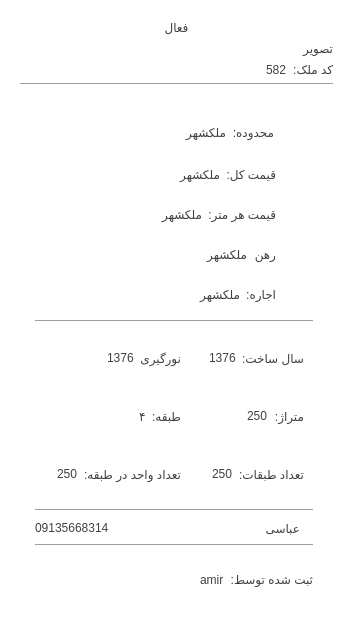
<?xml version="1.0" encoding="UTF-8"?>
<ui version="4.0">
 <class>window</class>
 <widget class="QWidget" name="window">
  <property name="geometry">
   <rect>
    <x>0</x>
    <y>0</y>
    <width>347</width>
    <height>618</height>
   </rect>
  </property>
  <property name="windowTitle">
   <string>Form</string>
  </property>
  <property name="styleSheet">
   <string notr="true">*[styleClass=&quot;label&quot;]{
	
	color:rgb(100, 100, 100);

}

QLabel{
	color:#404040;
}

#window{
	background-color:transparent;
}

#mainFrame{
	background-color:white;
	border-radius: 20px;
}</string>
  </property>
  <layout class="QVBoxLayout" name="verticalLayout">
   <item>
    <widget class="QFrame" name="mainFrame">
     <property name="minimumSize">
      <size>
       <width>0</width>
       <height>600</height>
      </size>
     </property>
     <property name="baseSize">
      <size>
       <width>0</width>
       <height>0</height>
      </size>
     </property>
     <property name="styleSheet">
      <string notr="true"/>
     </property>
     <property name="frameShape">
      <enum>QFrame::StyledPanel</enum>
     </property>
     <property name="frameShadow">
      <enum>QFrame::Raised</enum>
     </property>
     <layout class="QVBoxLayout" name="verticalLayout_2">
      <item>
       <widget class="QLabel" name="label">
        <property name="maximumSize">
         <size>
          <width>16777215</width>
          <height>37</height>
         </size>
        </property>
        <property name="styleSheet">
         <string notr="true">QLabel[buildingState]{
font-size:18px;
color:white;
border-radius:15px;
}

QLabel[buildingState=&quot;0&quot;]{
	background-color:rgb(58, 209, 154);
}

QLabel[buildingState=&quot;1&quot;]{
	background-color: rgb(255, 191, 0);
}

QLabel[buildingState=&quot;2&quot;]{
	background-color:rgb(197, 63, 59);
}</string>
        </property>
        <property name="text">
         <string>فعال</string>
        </property>
        <property name="alignment">
         <set>Qt::AlignCenter</set>
        </property>
        <property name="buildingState" stdset="0">
         <number>2</number>
        </property>
       </widget>
      </item>
      <item>
       <widget class="QLabel" name="label_2">
        <property name="text">
         <string>تصویر</string>
        </property>
       </widget>
      </item>
      <item>
       <layout class="QHBoxLayout" name="horizontalLayout">
        <item alignment="Qt::AlignRight">
         <widget class="QLabel" name="label_4">
          <property name="text">
           <string>582</string>
          </property>
         </widget>
        </item>
        <item>
         <widget class="QLabel" name="label_3">
          <property name="sizePolicy">
           <sizepolicy hsizetype="Maximum" vsizetype="Preferred">
            <horstretch>0</horstretch>
            <verstretch>0</verstretch>
           </sizepolicy>
          </property>
          <property name="text">
           <string>کد ملک:</string>
          </property>
         </widget>
        </item>
       </layout>
      </item>
      <item>
       <widget class="Line" name="line_2">
        <property name="orientation">
         <enum>Qt::Horizontal</enum>
        </property>
       </widget>
      </item>
      <item>
       <layout class="QVBoxLayout" name="verticalLayout_3" stretch="1,1,1,0,0,0,0">
        <property name="leftMargin">
         <number>15</number>
        </property>
        <property name="topMargin">
         <number>18</number>
        </property>
        <property name="rightMargin">
         <number>20</number>
        </property>
        <property name="bottomMargin">
         <number>15</number>
        </property>
        <item>
         <layout class="QVBoxLayout" name="verticalLayout_4" stretch="1,1,1,1,1">
          <property name="spacing">
           <number>0</number>
          </property>
          <property name="leftMargin">
           <number>0</number>
          </property>
          <property name="topMargin">
           <number>0</number>
          </property>
          <property name="rightMargin">
           <number>0</number>
          </property>
          <property name="bottomMargin">
           <number>0</number>
          </property>
          <item>
           <widget class="QFrame" name="horizontalFrame_9">
            <layout class="QHBoxLayout" name="horizontalLayout_10">
             <property name="leftMargin">
              <number>11</number>
             </property>
             <property name="topMargin">
              <number>11</number>
             </property>
             <property name="rightMargin">
              <number>11</number>
             </property>
             <property name="bottomMargin">
              <number>11</number>
             </property>
             <item>
              <widget class="QLabel" name="label_23">
               <property name="sizePolicy">
                <sizepolicy hsizetype="Preferred" vsizetype="Preferred">
                 <horstretch>0</horstretch>
                 <verstretch>0</verstretch>
                </sizepolicy>
               </property>
               <property name="text">
                <string>ملکشهر</string>
               </property>
               <property name="styleClass" stdset="0">
                <string>value</string>
               </property>
              </widget>
             </item>
             <item>
              <widget class="QLabel" name="label_21">
               <property name="sizePolicy">
                <sizepolicy hsizetype="Maximum" vsizetype="Preferred">
                 <horstretch>0</horstretch>
                 <verstretch>0</verstretch>
                </sizepolicy>
               </property>
               <property name="text">
                <string>محدوده:</string>
               </property>
               <property name="styleClass" stdset="0">
                <string>label</string>
               </property>
              </widget>
             </item>
             <item>
              <widget class="QLabel" name="label_24">
               <property name="minimumSize">
                <size>
                 <width>22</width>
                 <height>22</height>
                </size>
               </property>
               <property name="maximumSize">
                <size>
                 <width>22</width>
                 <height>22</height>
                </size>
               </property>
               <property name="sizeIncrement">
                <size>
                 <width>30</width>
                 <height>30</height>
                </size>
               </property>
               <property name="text">
                <string/>
               </property>
               <property name="pixmap">
                <pixmap resource="assets/assets.qrc">:/icons/icons/location-20.png</pixmap>
               </property>
              </widget>
             </item>
            </layout>
           </widget>
          </item>
          <item>
           <widget class="QFrame" name="horizontalFrame_14">
            <layout class="QHBoxLayout" name="horizontalLayout_16">
             <item>
              <widget class="QLabel" name="label_40">
               <property name="sizePolicy">
                <sizepolicy hsizetype="Preferred" vsizetype="Preferred">
                 <horstretch>0</horstretch>
                 <verstretch>0</verstretch>
                </sizepolicy>
               </property>
               <property name="text">
                <string>ملکشهر</string>
               </property>
               <property name="styleClass" stdset="0">
                <string>value</string>
               </property>
              </widget>
             </item>
             <item>
              <widget class="QLabel" name="label_41">
               <property name="sizePolicy">
                <sizepolicy hsizetype="Maximum" vsizetype="Preferred">
                 <horstretch>0</horstretch>
                 <verstretch>0</verstretch>
                </sizepolicy>
               </property>
               <property name="text">
                <string>قیمت کل:</string>
               </property>
               <property name="styleClass" stdset="0">
                <string>label</string>
               </property>
              </widget>
             </item>
             <item>
              <widget class="QLabel" name="label_42">
               <property name="minimumSize">
                <size>
                 <width>22</width>
                 <height>22</height>
                </size>
               </property>
               <property name="maximumSize">
                <size>
                 <width>22</width>
                 <height>22</height>
                </size>
               </property>
               <property name="sizeIncrement">
                <size>
                 <width>30</width>
                 <height>30</height>
                </size>
               </property>
               <property name="text">
                <string/>
               </property>
               <property name="pixmap">
                <pixmap resource="assets/assets.qrc">:/icons/icons/price-20.png</pixmap>
               </property>
              </widget>
             </item>
            </layout>
           </widget>
          </item>
          <item>
           <widget class="QFrame" name="horizontalFrame_13">
            <layout class="QHBoxLayout" name="horizontalLayout_15">
             <item>
              <widget class="QLabel" name="label_37">
               <property name="sizePolicy">
                <sizepolicy hsizetype="Preferred" vsizetype="Preferred">
                 <horstretch>0</horstretch>
                 <verstretch>0</verstretch>
                </sizepolicy>
               </property>
               <property name="text">
                <string>ملکشهر</string>
               </property>
               <property name="styleClass" stdset="0">
                <string>value</string>
               </property>
              </widget>
             </item>
             <item>
              <widget class="QLabel" name="label_38">
               <property name="sizePolicy">
                <sizepolicy hsizetype="Maximum" vsizetype="Preferred">
                 <horstretch>0</horstretch>
                 <verstretch>0</verstretch>
                </sizepolicy>
               </property>
               <property name="text">
                <string>قیمت هر متر:</string>
               </property>
               <property name="styleClass" stdset="0">
                <string>label</string>
               </property>
              </widget>
             </item>
             <item>
              <widget class="QLabel" name="label_39">
               <property name="minimumSize">
                <size>
                 <width>22</width>
                 <height>22</height>
                </size>
               </property>
               <property name="maximumSize">
                <size>
                 <width>22</width>
                 <height>22</height>
                </size>
               </property>
               <property name="sizeIncrement">
                <size>
                 <width>30</width>
                 <height>30</height>
                </size>
               </property>
               <property name="text">
                <string/>
               </property>
               <property name="pixmap">
                <pixmap resource="assets/assets.qrc">:/icons/icons/price-20.png</pixmap>
               </property>
              </widget>
             </item>
            </layout>
           </widget>
          </item>
          <item>
           <widget class="QFrame" name="horizontalFrame_11">
            <layout class="QHBoxLayout" name="horizontalLayout_13">
             <item>
              <widget class="QLabel" name="label_31">
               <property name="sizePolicy">
                <sizepolicy hsizetype="Preferred" vsizetype="Preferred">
                 <horstretch>0</horstretch>
                 <verstretch>0</verstretch>
                </sizepolicy>
               </property>
               <property name="text">
                <string>ملکشهر</string>
               </property>
               <property name="styleClass" stdset="0">
                <string>value</string>
               </property>
              </widget>
             </item>
             <item>
              <widget class="QLabel" name="label_32">
               <property name="sizePolicy">
                <sizepolicy hsizetype="Maximum" vsizetype="Preferred">
                 <horstretch>0</horstretch>
                 <verstretch>0</verstretch>
                </sizepolicy>
               </property>
               <property name="text">
                <string>رهن</string>
               </property>
               <property name="styleClass" stdset="0">
                <string>label</string>
               </property>
              </widget>
             </item>
             <item>
              <widget class="QLabel" name="label_33">
               <property name="minimumSize">
                <size>
                 <width>22</width>
                 <height>22</height>
                </size>
               </property>
               <property name="maximumSize">
                <size>
                 <width>22</width>
                 <height>22</height>
                </size>
               </property>
               <property name="sizeIncrement">
                <size>
                 <width>30</width>
                 <height>30</height>
                </size>
               </property>
               <property name="text">
                <string/>
               </property>
               <property name="pixmap">
                <pixmap resource="assets/assets.qrc">:/icons/icons/price-20.png</pixmap>
               </property>
              </widget>
             </item>
            </layout>
           </widget>
          </item>
          <item>
           <widget class="QFrame" name="horizontalFrame_12">
            <layout class="QHBoxLayout" name="horizontalLayout_14">
             <item>
              <widget class="QLabel" name="label_34">
               <property name="sizePolicy">
                <sizepolicy hsizetype="Preferred" vsizetype="Preferred">
                 <horstretch>0</horstretch>
                 <verstretch>0</verstretch>
                </sizepolicy>
               </property>
               <property name="text">
                <string>ملکشهر</string>
               </property>
               <property name="styleClass" stdset="0">
                <string>value</string>
               </property>
              </widget>
             </item>
             <item>
              <widget class="QLabel" name="label_35">
               <property name="sizePolicy">
                <sizepolicy hsizetype="Maximum" vsizetype="Preferred">
                 <horstretch>0</horstretch>
                 <verstretch>0</verstretch>
                </sizepolicy>
               </property>
               <property name="text">
                <string>اجاره:</string>
               </property>
               <property name="styleClass" stdset="0">
                <string>label</string>
               </property>
              </widget>
             </item>
             <item>
              <widget class="QLabel" name="label_36">
               <property name="minimumSize">
                <size>
                 <width>22</width>
                 <height>22</height>
                </size>
               </property>
               <property name="maximumSize">
                <size>
                 <width>22</width>
                 <height>22</height>
                </size>
               </property>
               <property name="sizeIncrement">
                <size>
                 <width>30</width>
                 <height>30</height>
                </size>
               </property>
               <property name="text">
                <string/>
               </property>
               <property name="pixmap">
                <pixmap resource="assets/assets.qrc">:/icons/icons/price-20.png</pixmap>
               </property>
              </widget>
             </item>
            </layout>
           </widget>
          </item>
         </layout>
        </item>
        <item>
         <widget class="Line" name="line_3">
          <property name="orientation">
           <enum>Qt::Horizontal</enum>
          </property>
         </widget>
        </item>
        <item>
         <layout class="QGridLayout" name="gridLayout_2" rowstretch="1,1,1" columnminimumwidth="1,1">
          <property name="leftMargin">
           <number>13</number>
          </property>
          <property name="bottomMargin">
           <number>0</number>
          </property>
          <property name="horizontalSpacing">
           <number>10</number>
          </property>
          <property name="verticalSpacing">
           <number>0</number>
          </property>
          <item row="2" column="0">
           <widget class="QFrame" name="horizontalFrame_7">
            <property name="minimumSize">
             <size>
              <width>0</width>
              <height>25</height>
             </size>
            </property>
            <property name="sizeIncrement">
             <size>
              <width>1</width>
              <height>1</height>
             </size>
            </property>
            <layout class="QHBoxLayout" name="horizontalLayout_8">
             <item alignment="Qt::AlignRight">
              <widget class="QLabel" name="label_17">
               <property name="sizePolicy">
                <sizepolicy hsizetype="Preferred" vsizetype="Preferred">
                 <horstretch>0</horstretch>
                 <verstretch>0</verstretch>
                </sizepolicy>
               </property>
               <property name="text">
                <string>250</string>
               </property>
               <property name="styleClass" stdset="0">
                <string>value</string>
               </property>
              </widget>
             </item>
             <item>
              <widget class="QLabel" name="label_18">
               <property name="sizePolicy">
                <sizepolicy hsizetype="Maximum" vsizetype="Preferred">
                 <horstretch>0</horstretch>
                 <verstretch>0</verstretch>
                </sizepolicy>
               </property>
               <property name="text">
                <string>تعداد واحد در طبقه:</string>
               </property>
               <property name="styleClass" stdset="0">
                <string>label</string>
               </property>
              </widget>
             </item>
            </layout>
           </widget>
          </item>
          <item row="2" column="1">
           <widget class="QWidget" name="horizontalWidget_6" native="true">
            <property name="minimumSize">
             <size>
              <width>0</width>
              <height>25</height>
             </size>
            </property>
            <property name="sizeIncrement">
             <size>
              <width>1</width>
              <height>1</height>
             </size>
            </property>
            <layout class="QHBoxLayout" name="horizontalLayout_7">
             <item alignment="Qt::AlignRight">
              <widget class="QLabel" name="label_15">
               <property name="sizePolicy">
                <sizepolicy hsizetype="Preferred" vsizetype="Preferred">
                 <horstretch>0</horstretch>
                 <verstretch>0</verstretch>
                </sizepolicy>
               </property>
               <property name="text">
                <string>250</string>
               </property>
               <property name="styleClass" stdset="0">
                <string>value</string>
               </property>
              </widget>
             </item>
             <item>
              <widget class="QLabel" name="label_16">
               <property name="sizePolicy">
                <sizepolicy hsizetype="Maximum" vsizetype="Preferred">
                 <horstretch>0</horstretch>
                 <verstretch>0</verstretch>
                </sizepolicy>
               </property>
               <property name="text">
                <string>تعداد طبقات:</string>
               </property>
               <property name="styleClass" stdset="0">
                <string>label</string>
               </property>
              </widget>
             </item>
            </layout>
           </widget>
          </item>
          <item row="1" column="1">
           <widget class="QFrame" name="horizontalFrame_4">
            <property name="minimumSize">
             <size>
              <width>0</width>
              <height>25</height>
             </size>
            </property>
            <property name="sizeIncrement">
             <size>
              <width>1</width>
              <height>1</height>
             </size>
            </property>
            <layout class="QHBoxLayout" name="horizontalLayout_5">
             <item alignment="Qt::AlignRight">
              <widget class="QLabel" name="label_11">
               <property name="sizePolicy">
                <sizepolicy hsizetype="Preferred" vsizetype="Preferred">
                 <horstretch>0</horstretch>
                 <verstretch>0</verstretch>
                </sizepolicy>
               </property>
               <property name="text">
                <string>250</string>
               </property>
               <property name="styleClass" stdset="0">
                <string>value</string>
               </property>
              </widget>
             </item>
             <item>
              <widget class="QLabel" name="label_12">
               <property name="sizePolicy">
                <sizepolicy hsizetype="Maximum" vsizetype="Preferred">
                 <horstretch>0</horstretch>
                 <verstretch>0</verstretch>
                </sizepolicy>
               </property>
               <property name="text">
                <string>متراژ:</string>
               </property>
               <property name="styleClass" stdset="0">
                <string>label</string>
               </property>
              </widget>
             </item>
            </layout>
           </widget>
          </item>
          <item row="1" column="0">
           <widget class="QFrame" name="horizontalFrame_5">
            <property name="minimumSize">
             <size>
              <width>0</width>
              <height>25</height>
             </size>
            </property>
            <property name="sizeIncrement">
             <size>
              <width>1</width>
              <height>1</height>
             </size>
            </property>
            <layout class="QHBoxLayout" name="horizontalLayout_6">
             <item alignment="Qt::AlignRight">
              <widget class="QLabel" name="label_13">
               <property name="sizePolicy">
                <sizepolicy hsizetype="Preferred" vsizetype="Preferred">
                 <horstretch>0</horstretch>
                 <verstretch>0</verstretch>
                </sizepolicy>
               </property>
               <property name="text">
                <string>۴</string>
               </property>
               <property name="styleClass" stdset="0">
                <string>value</string>
               </property>
              </widget>
             </item>
             <item>
              <widget class="QLabel" name="label_14">
               <property name="sizePolicy">
                <sizepolicy hsizetype="Maximum" vsizetype="Preferred">
                 <horstretch>0</horstretch>
                 <verstretch>0</verstretch>
                </sizepolicy>
               </property>
               <property name="text">
                <string>طبقه:</string>
               </property>
               <property name="styleClass" stdset="0">
                <string>label</string>
               </property>
              </widget>
             </item>
            </layout>
           </widget>
          </item>
          <item row="0" column="1">
           <widget class="QFrame" name="horizontalFrame_2">
            <property name="minimumSize">
             <size>
              <width>0</width>
              <height>25</height>
             </size>
            </property>
            <property name="sizeIncrement">
             <size>
              <width>1</width>
              <height>1</height>
             </size>
            </property>
            <layout class="QHBoxLayout" name="horizontalLayout_2">
             <item alignment="Qt::AlignRight">
              <widget class="QLabel" name="label_6">
               <property name="sizePolicy">
                <sizepolicy hsizetype="Preferred" vsizetype="Preferred">
                 <horstretch>0</horstretch>
                 <verstretch>0</verstretch>
                </sizepolicy>
               </property>
               <property name="text">
                <string>1376</string>
               </property>
               <property name="styleClass" stdset="0">
                <string>value</string>
               </property>
              </widget>
             </item>
             <item>
              <widget class="QLabel" name="label_5">
               <property name="sizePolicy">
                <sizepolicy hsizetype="Maximum" vsizetype="Preferred">
                 <horstretch>0</horstretch>
                 <verstretch>0</verstretch>
                </sizepolicy>
               </property>
               <property name="text">
                <string>سال ساخت:</string>
               </property>
               <property name="styleClass" stdset="0">
                <string>label</string>
               </property>
              </widget>
             </item>
            </layout>
           </widget>
          </item>
          <item row="0" column="0">
           <widget class="QFrame" name="horizontalFrame_3">
            <property name="minimumSize">
             <size>
              <width>0</width>
              <height>24</height>
             </size>
            </property>
            <property name="sizeIncrement">
             <size>
              <width>1</width>
              <height>1</height>
             </size>
            </property>
            <layout class="QHBoxLayout" name="horizontalLayout_4">
             <item alignment="Qt::AlignRight">
              <widget class="QLabel" name="label_9">
               <property name="sizePolicy">
                <sizepolicy hsizetype="Preferred" vsizetype="Preferred">
                 <horstretch>0</horstretch>
                 <verstretch>0</verstretch>
                </sizepolicy>
               </property>
               <property name="text">
                <string>1376</string>
               </property>
               <property name="styleClass" stdset="0">
                <string>value</string>
               </property>
              </widget>
             </item>
             <item>
              <widget class="QLabel" name="label_10">
               <property name="sizePolicy">
                <sizepolicy hsizetype="Maximum" vsizetype="Preferred">
                 <horstretch>0</horstretch>
                 <verstretch>0</verstretch>
                </sizepolicy>
               </property>
               <property name="text">
                <string>نورگیری</string>
               </property>
               <property name="styleClass" stdset="0">
                <string>label</string>
               </property>
              </widget>
             </item>
            </layout>
           </widget>
          </item>
         </layout>
        </item>
        <item>
         <widget class="Line" name="line_4">
          <property name="orientation">
           <enum>Qt::Horizontal</enum>
          </property>
         </widget>
        </item>
        <item>
         <layout class="QHBoxLayout" name="horizontalLayout_9">
          <property name="leftMargin">
           <number>0</number>
          </property>
          <property name="topMargin">
           <number>0</number>
          </property>
          <item>
           <widget class="QLabel" name="label_25">
            <property name="text">
             <string>09135668314</string>
            </property>
           </widget>
          </item>
          <item>
           <widget class="QLabel" name="label_22">
            <property name="text">
             <string/>
            </property>
            <property name="pixmap">
             <pixmap resource="assets/assets.qrc">:/icons/icons/phone-gray-20.png</pixmap>
            </property>
           </widget>
          </item>
          <item>
           <spacer name="horizontalSpacer">
            <property name="orientation">
             <enum>Qt::Horizontal</enum>
            </property>
            <property name="sizeHint" stdset="0">
             <size>
              <width>40</width>
              <height>20</height>
             </size>
            </property>
           </spacer>
          </item>
          <item>
           <widget class="QLabel" name="label_20">
            <property name="text">
             <string>عباسی</string>
            </property>
           </widget>
          </item>
          <item>
           <widget class="QLabel" name="label_19">
            <property name="text">
             <string/>
            </property>
            <property name="pixmap">
             <pixmap resource="assets/assets.qrc">:/icons/icons/user-gray-20.png</pixmap>
            </property>
           </widget>
          </item>
         </layout>
        </item>
        <item>
         <widget class="Line" name="line_5">
          <property name="orientation">
           <enum>Qt::Horizontal</enum>
          </property>
         </widget>
        </item>
        <item>
         <layout class="QHBoxLayout" name="horizontalLayout_11">
          <property name="leftMargin">
           <number>0</number>
          </property>
          <property name="topMargin">
           <number>19</number>
          </property>
          <item alignment="Qt::AlignRight">
           <widget class="QLabel" name="label_27">
            <property name="sizePolicy">
             <sizepolicy hsizetype="Preferred" vsizetype="Preferred">
              <horstretch>0</horstretch>
              <verstretch>0</verstretch>
             </sizepolicy>
            </property>
            <property name="text">
             <string>amir</string>
            </property>
            <property name="styleClass" stdset="0">
             <string>value</string>
            </property>
           </widget>
          </item>
          <item>
           <widget class="QLabel" name="label_26">
            <property name="sizePolicy">
             <sizepolicy hsizetype="Maximum" vsizetype="Preferred">
              <horstretch>0</horstretch>
              <verstretch>0</verstretch>
             </sizepolicy>
            </property>
            <property name="text">
             <string>ثبت شده توسط:</string>
            </property>
            <property name="styleClass" stdset="0">
             <string>label</string>
            </property>
           </widget>
          </item>
         </layout>
        </item>
       </layout>
      </item>
     </layout>
    </widget>
   </item>
  </layout>
 </widget>
 <resources>
  <include location="assets/assets.qrc"/>
 </resources>
 <connections/>
</ui>
